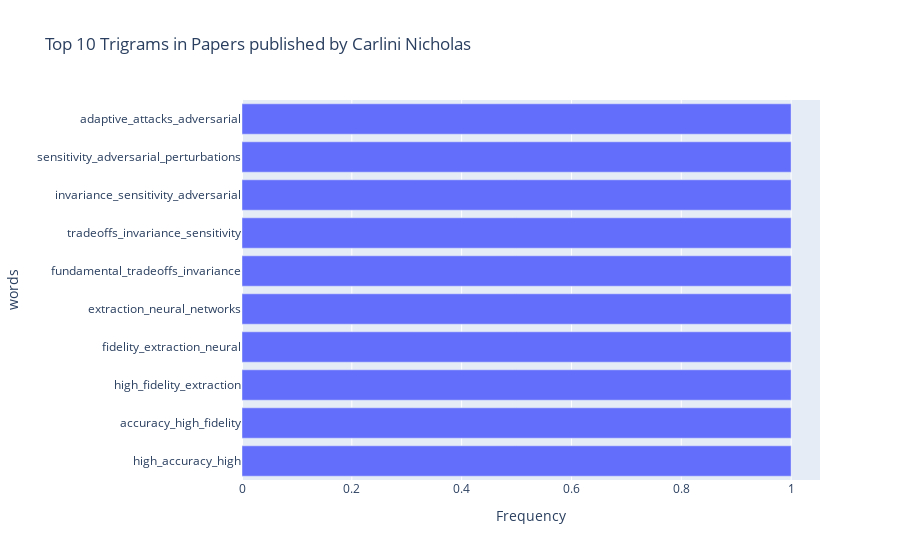

Here is the notebook cell this chart was saved with:
### Code cell
trigrams_list=[" ".join(generateNGram(title.replace(":",""),3)) for title in titles]
topn=10
top_trigrams=getMostCommon(trigrams_list,topn=topn)
top_trigrams_df=pd.DataFrame()
top_trigrams_df['words']=[val[0] for val in top_trigrams]
top_trigrams_df['Frequency']=[val[1] for val in top_trigrams]
top_trigrams_df=top_trigrams_df[top_trigrams_df["words"]!=""]
px.bar(data_frame=top_trigrams_df.sort_values("Frequency",ascending=True),x="Frequency",y="words",orientation="h",title="Top "+str(topn)+" Trigrams in Papers published by Carlini Nicholas")

### Figure 1 — Plotly figure (JSON) as saved in the notebook; plotly's stock layout.template omitted (floating-point values rounded to 4 significant figures)
{"data": [{"alignmentgroup": "True", "hovertemplate": "Frequency=%{x}<br>words=%{y}<extra></extra>", "legendgroup": "", "marker": {"color": "#636efa", "pattern": {"shape": ""}}, "name": "", "offsetgroup": "", "orientation": "h", "showlegend": false, "textposition": "auto", "type": "bar", "x": [1, 1, 1, 1, 1, 1, 1, 1, 1, 1], "xaxis": "x", "y": ["high_accuracy_high", "accuracy_high_fidelity", "high_fidelity_extraction", "fidelity_extraction_neural", "extraction_neural_networks", "fundamental_tradeoffs_invariance", "tradeoffs_invariance_sensitivity", "invariance_sensitivity_adversarial", "sensitivity_adversarial_perturbations", "adaptive_attacks_adversarial"], "yaxis": "y"}], "layout": {"barmode": "relative", "legend": {"tracegroupgap": 0}, "title": {"text": "Top 10 Trigrams in Papers published by Carlini Nicholas"}, "xaxis": {"anchor": "y", "domain": [0, 1], "title": {"text": "Frequency"}}, "yaxis": {"anchor": "x", "domain": [0, 1], "title": {"text": "words"}}}}
